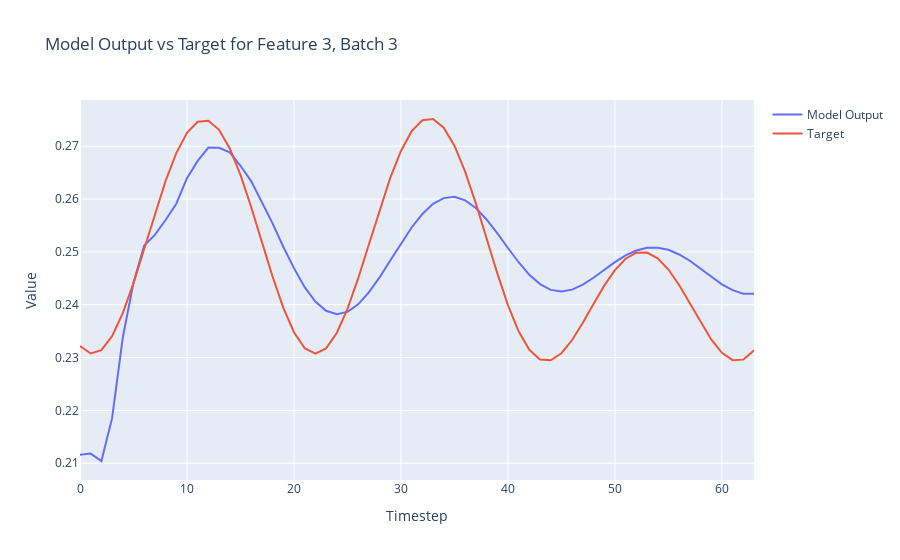

Source (notebook cell):
### Code cell
import plotly.graph_objects as go

def plot_model_output_vs_target(model_outputs, targets, batch_index=0, feature_index=0):
    # Extract the specified feature for the given batch from both the model outputs and targets
    model_output_series = model_outputs[batch_index, :, feature_index].detach().numpy()
    target_series = targets[batch_index, :, feature_index].numpy()
    
    # Create a range for the x-axis (timesteps)
    timesteps = list(range(model_output_series.shape[0]))
    
    # Create traces
    model_trace = go.Scatter(x=timesteps, y=model_output_series, mode='lines', name='Model Output')
    target_trace = go.Scatter(x=timesteps, y=target_series, mode='lines', name='Target')
    
    # Create the figure and add traces
    fig = go.Figure()
    fig.add_trace(model_trace)
    fig.add_trace(target_trace)
    
    # Add title and labels
    fig.update_layout(title=f'Model Output vs Target for Feature {feature_index}, Batch {batch_index}',
                      xaxis_title='Timestep',
                      yaxis_title='Value')
    
    # Show the figure
    fig.show()

# Assuming `y` and `Y` are your model outputs and targets, respectively
# Adjust batch_index and feature_index as needed
plot_model_output_vs_target(outputs, Y, batch_index=3, feature_index=3)

### Figure 1 — Plotly figure (JSON) as saved in the notebook; plotly's stock layout.template omitted (floating-point values rounded to 4 significant figures)
{"data": [{"mode": "lines", "name": "Model Output", "type": "scatter", "x": [0, 1, 2, 3, 4, 5, 6, 7, 8, 9, 10, 11, 12, 13, 14, 15, 16, 17, 18, 19, 20, 21, 22, 23, 24, 25, 26, 27, 28, 29, 30, 31, 32, 33, 34, 35, 36, 37, 38, 39, 40, 41, 42, 43, 44, 45, 46, 47, 48, 49, 50, 51, 52, 53, 54, 55, 56, 57, 58, 59, 60, 61, 62, 63], "y": [0.2116, 0.2118, 0.2104, 0.2185, 0.2338, 0.2442, 0.2512, 0.2532, 0.256, 0.2591, 0.264, 0.2672, 0.2698, 0.2697, 0.2688, 0.2663, 0.2634, 0.2595, 0.2554, 0.251, 0.2469, 0.2433, 0.2406, 0.2388, 0.2382, 0.2386, 0.2401, 0.2423, 0.2452, 0.2484, 0.2516, 0.2546, 0.2572, 0.2591, 0.2602, 0.2604, 0.2598, 0.2583, 0.2561, 0.2536, 0.2507, 0.248, 0.2457, 0.2439, 0.2428, 0.2425, 0.2429, 0.2438, 0.2451, 0.2466, 0.2481, 0.2494, 0.2503, 0.2508, 0.2508, 0.2504, 0.2495, 0.2483, 0.2468, 0.2453, 0.2439, 0.2428, 0.2421, 0.2421]}, {"mode": "lines", "name": "Target", "type": "scatter", "x": [0, 1, 2, 3, 4, 5, 6, 7, 8, 9, 10, 11, 12, 13, 14, 15, 16, 17, 18, 19, 20, 21, 22, 23, 24, 25, 26, 27, 28, 29, 30, 31, 32, 33, 34, 35, 36, 37, 38, 39, 40, 41, 42, 43, 44, 45, 46, 47, 48, 49, 50, 51, 52, 53, 54, 55, 56, 57, 58, 59, 60, 61, 62, 63], "y": [0.2322, 0.2308, 0.2314, 0.234, 0.2384, 0.2441, 0.2506, 0.2572, 0.2634, 0.2687, 0.2725, 0.2746, 0.2748, 0.2731, 0.2696, 0.2646, 0.2585, 0.2519, 0.2453, 0.2395, 0.2348, 0.2318, 0.2307, 0.2317, 0.2347, 0.2392, 0.245, 0.2514, 0.2579, 0.264, 0.2691, 0.2729, 0.2749, 0.2752, 0.2735, 0.2701, 0.2652, 0.2592, 0.2526, 0.246, 0.2399, 0.235, 0.2315, 0.2296, 0.2295, 0.2308, 0.2333, 0.2366, 0.2402, 0.2436, 0.2466, 0.2487, 0.2498, 0.2499, 0.2488, 0.2467, 0.2437, 0.2403, 0.2367, 0.2334, 0.2309, 0.2295, 0.2296, 0.2314]}], "layout": {"title": {"text": "Model Output vs Target for Feature 3, Batch 3"}, "xaxis": {"title": {"text": "Timestep"}}, "yaxis": {"title": {"text": "Value"}}}}
